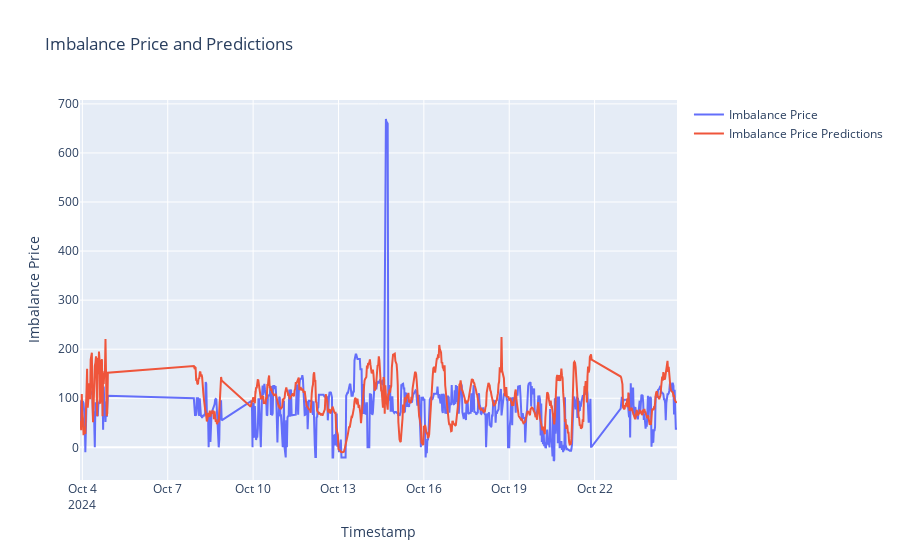

Notebook code cell kept with this figure:
### Code cell
#plot imbalance price and predictions
fig = go.Figure()
fig.add_trace(go.Scatter(x=df_api_new_merged1["datetime"], y=df_api_new_merged1["imbalance_price"], mode='lines', name='Imbalance Price'))
fig.add_trace(go.Scatter(x=df_api_new_merged1["datetime"], y=df_api_new_merged1["imbalance_price_predictions"], mode='lines', name='Imbalance Price Predictions'))
fig.update_layout(title='Imbalance Price and Predictions', xaxis_title='Timestamp', yaxis_title='Imbalance Price')
fig.show()

### Figure 1 — Plotly figure (JSON) as saved in the notebook; plotly's stock layout.template omitted (floating-point values rounded to 4 significant figures; data arrays with more than 128 entries replaced by an {"elided": "..."} marker saying what was removed)
{"data": [{"mode": "lines", "name": "Imbalance Price", "type": "scatter", "x": {"elided": "775 str values"}, "y": {"elided": "775 float values"}}, {"mode": "lines", "name": "Imbalance Price Predictions", "type": "scatter", "x": {"elided": "775 str values"}, "y": {"elided": "775 float values"}}], "layout": {"title": {"text": "Imbalance Price and Predictions"}, "xaxis": {"title": {"text": "Timestamp"}}, "yaxis": {"title": {"text": "Imbalance Price"}}}}
